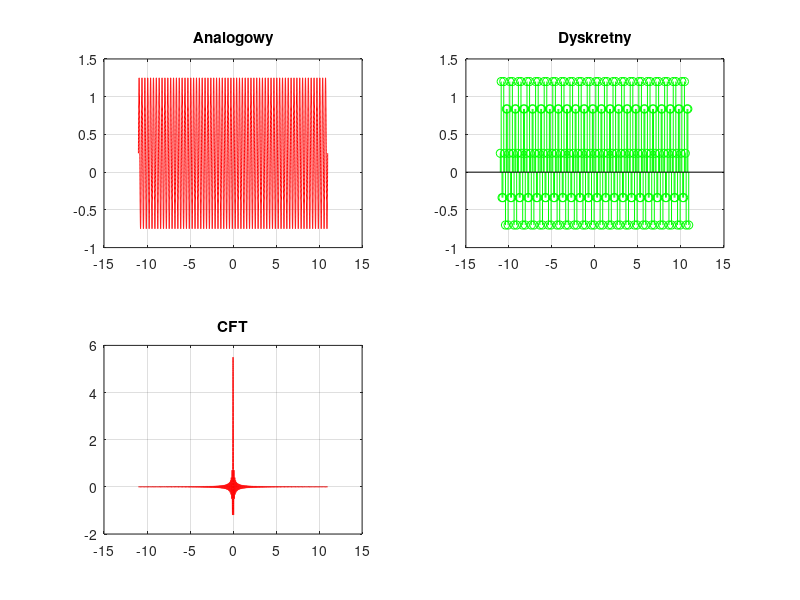

Here is the MATLAB script that generated this plot:
%DFTZad3
clc; clear all; close;

%Sygnał
dt=0.001;
t=-11:dt:11; f0=3;
s=1/4+sin(2*pi*f0*t);

%Próbkowanie
fs=10;
N=fs*22;
l=-N/2:N/2-1;
ts=l/fs;
x=1/4+sin(2*pi*f0*ts);

%CFT
f=-11:dt:11;
for n=1:length(f)
    cft(n)=sum(s.*exp(-1j*2*pi*f(n)*t))*dt;
end

%DFT
%n=l;
%k=l;
%DFT=MyDFT(x);
%fz=k*fs/N;


figure(1)
    subplot(2,2,1)
        plot(t,s,'r-'); hold on;grid on;
        title('Analogowy');
    subplot(2,2,2)
        stem(l/fs,x,'go');hold on; grid on;
        title('Dyskretny');
    subplot(2,2,3)
        plot(f,cft,'r-'); hold on;grid on;
        title('CFT');
   % subplot(2,2,4)
   %     stem(fz,DFT,'go');hold on; grid on;
   %     title('DFT');
